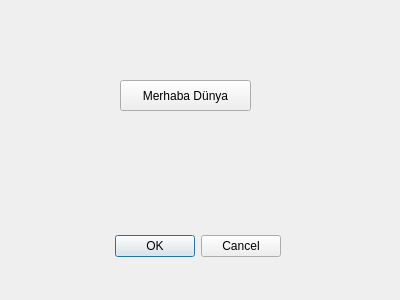
<?xml version="1.0" encoding="UTF-8"?>
<ui version="4.0">
 <class>MainWindow</class>
 <widget class="QDialog" name="MainWindow">
  <property name="geometry">
   <rect>
    <x>0</x>
    <y>0</y>
    <width>400</width>
    <height>300</height>
   </rect>
  </property>
  <property name="windowTitle">
   <string>Dialog</string>
  </property>
  <widget class="QDialogButtonBox" name="buttonBox">
   <property name="geometry">
    <rect>
     <x>-60</x>
     <y>230</y>
     <width>341</width>
     <height>32</height>
    </rect>
   </property>
   <property name="orientation">
    <enum>Qt::Horizontal</enum>
   </property>
   <property name="standardButtons">
    <set>QDialogButtonBox::Cancel|QDialogButtonBox::Ok</set>
   </property>
  </widget>
  <widget class="QPushButton" name="pushButton">
   <property name="geometry">
    <rect>
     <x>120</x>
     <y>80</y>
     <width>131</width>
     <height>31</height>
    </rect>
   </property>
   <property name="cursor">
    <cursorShape>OpenHandCursor</cursorShape>
   </property>
   <property name="mouseTracking">
    <bool>false</bool>
   </property>
   <property name="text">
    <string>Merhaba Dünya</string>
   </property>
  </widget>
 </widget>
 <resources/>
 <connections>
  <connection>
   <sender>buttonBox</sender>
   <signal>accepted()</signal>
   <receiver>MainWindow</receiver>
   <slot>accept()</slot>
   <hints>
    <hint type="sourcelabel">
     <x>248</x>
     <y>254</y>
    </hint>
    <hint type="destinationlabel">
     <x>157</x>
     <y>274</y>
    </hint>
   </hints>
  </connection>
  <connection>
   <sender>buttonBox</sender>
   <signal>rejected()</signal>
   <receiver>MainWindow</receiver>
   <slot>reject()</slot>
   <hints>
    <hint type="sourcelabel">
     <x>316</x>
     <y>260</y>
    </hint>
    <hint type="destinationlabel">
     <x>286</x>
     <y>274</y>
    </hint>
   </hints>
  </connection>
 </connections>
</ui>
